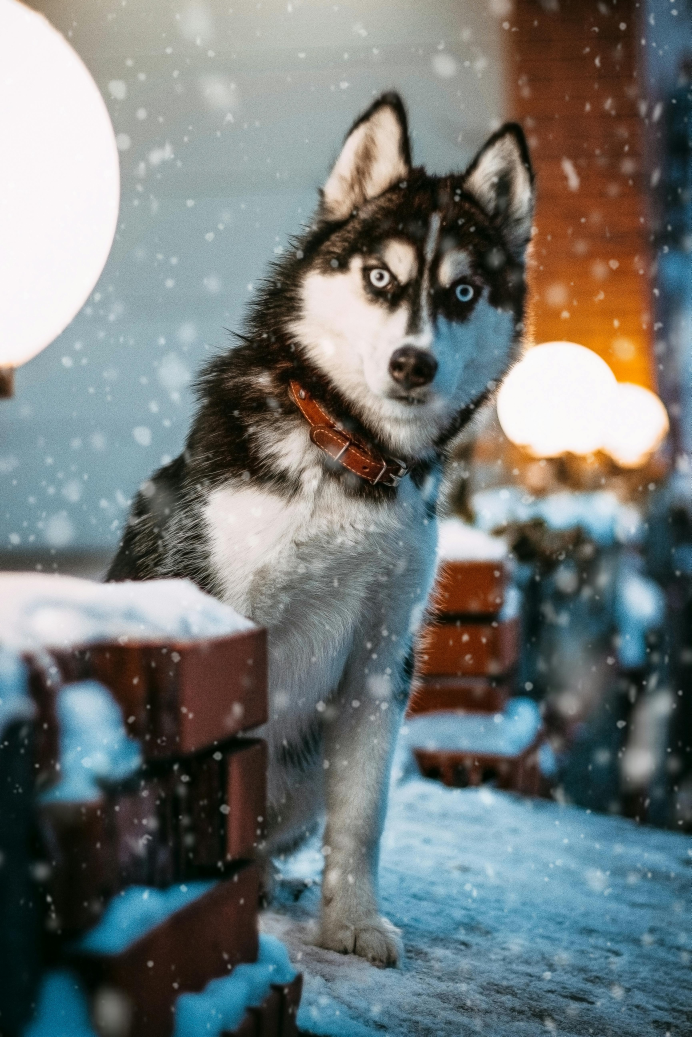
#> input picture Clustering/animals/dog15.jpg, 3456 x 5184 px, found by its file name (shown at 1/5 size)
$ jupyter execute openCV_Basics.ipynb
#> lines starting #> are read from the running program, lines starting #| are printed output that depends on the picture; after the words box and inside, x2 and y2 are one past the last pixel; in counts of white or black regions, pixels touching at a corner belong together
[cell 1]
import cv2 as cv
import numpy as np
import matplotlib.pyplot as plt

[cell 2]
def readImage(loc):
    img = cv.imread(loc)
#> img is the input picture: shape (5184, 3456, 3); mean B, G, R 118.9, 119.9, 114.6
    i = cv.resize(img, (475, 650))
    return i

[cell 3]
def showImage(img, title):
    cv.imshow(title, img)
    cv.waitKey(0)
    cv.destroyAllWindows()

image = readImage('E:\\progamming\\Machine learning\\internship\\Clustering\\animals\\dog15.jpg')
showImage(image, "DOGGO")

[cell 4]
def BGR(img):
    blue = img.copy()
    green = img.copy()
    red = img.copy()

    blue[:, :, 1:] = 0
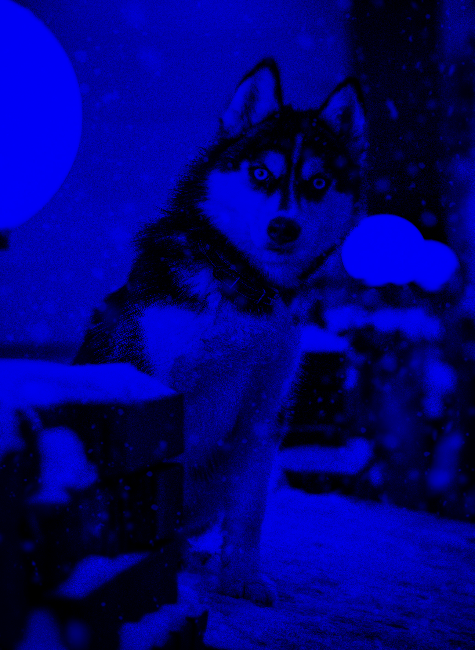
#> blue: shape (650, 475, 3); mean B, G, R 118.8, 0, 0
    green[:, :, 0] = 0
    green[:, :, 2] = 0
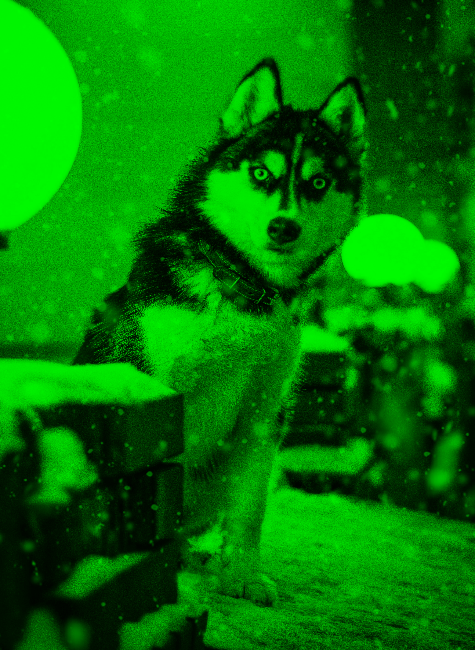
#> green: shape (650, 475, 3); mean B, G, R 0, 119.8, 0
    red[:, :, :2] = 0
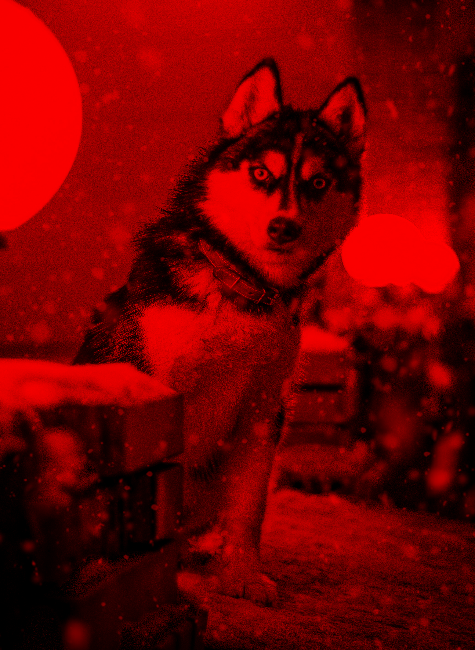
#> red: shape (650, 475, 3); mean B, G, R 0, 0, 114.5

    img = np.hstack([blue,green,red])
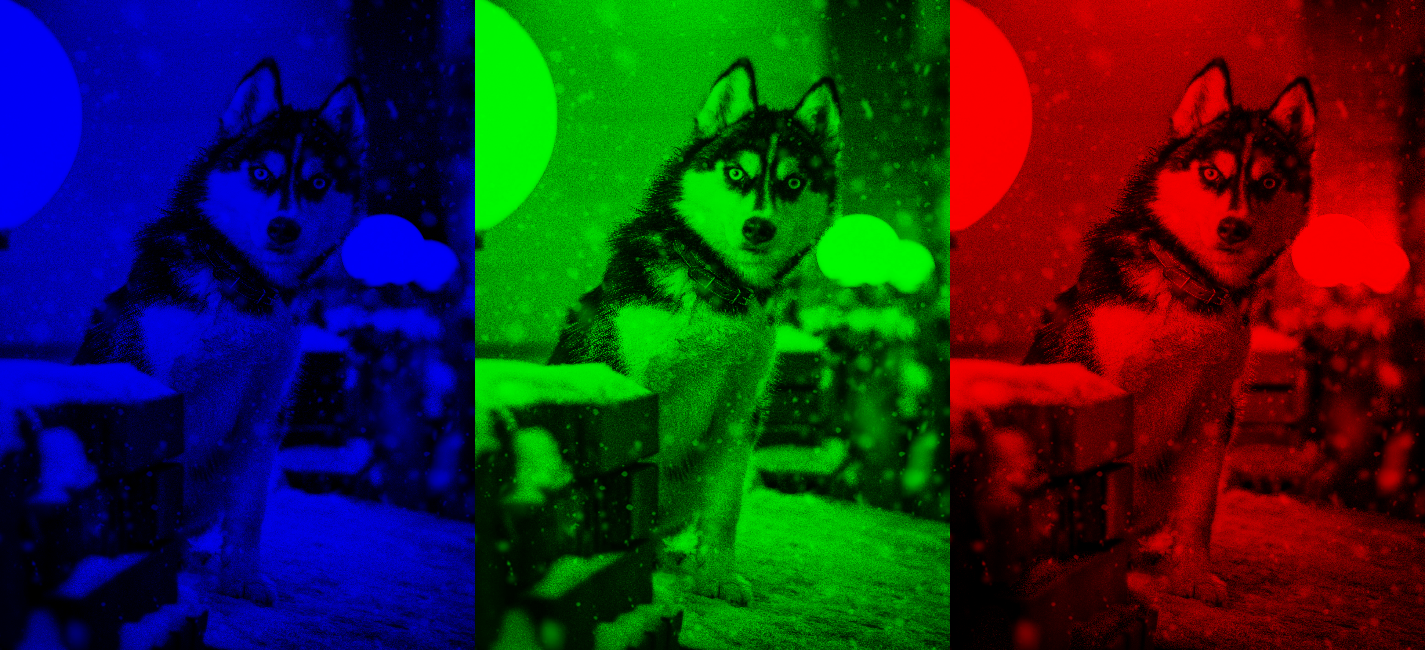
#> img: shape (650, 1425, 3); mean B, G, R 39.6, 39.9, 38.2
    return img

rgbImg = BGR(image)
showImage(rgbImg, "RGB Channels")

[cell 5]
def gray(img):
    i_gray = cv.cvtColor(img, cv.COLOR_BGR2GRAY)
    return i_gray

grayImg = gray(image)
showImage(grayImg, "Gray Image")

[cell 6]
def showHistogram(img, eqIMG):
    plt.figure()
    plt.title("Histogram Comparison")
    plt.xlabel("Intensity Value")
    plt.ylabel("Pixel Count")

    plt.hist(img.ravel(), 256, [0, 256], label='Original', color='red', alpha=0.75)
    plt.hist(eqIMG.ravel(), 256, [0, 256], label='Equalized', color='blue', alpha=0.5)
    plt.legend()
    plt.show()

[cell 7]
def eqHist(img):
    EQimg = cv.equalizeHist(img)
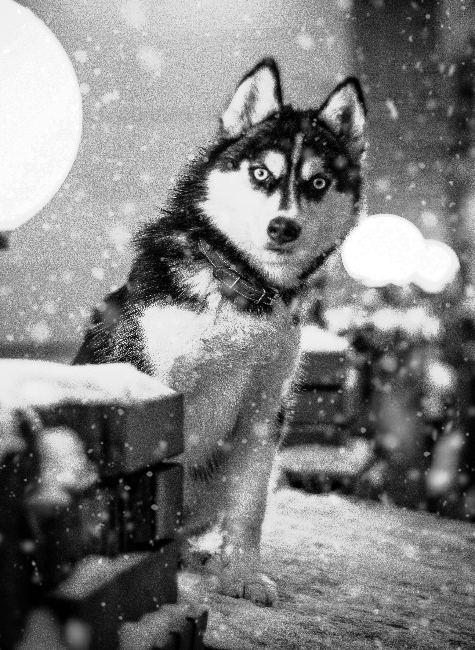
#> EQimg: shape (650, 475); min 0, max 255, mean 128.1
    img2 = np.hstack([img, EQimg])
    return img2

# [4 lines of commented-out code are left out]


equalized = eqHist(grayImg)
# normal = normalizeHist(grayImg)
showHistogram(grayImg, equalized)
#> in showHistogram, `plt.show()`:
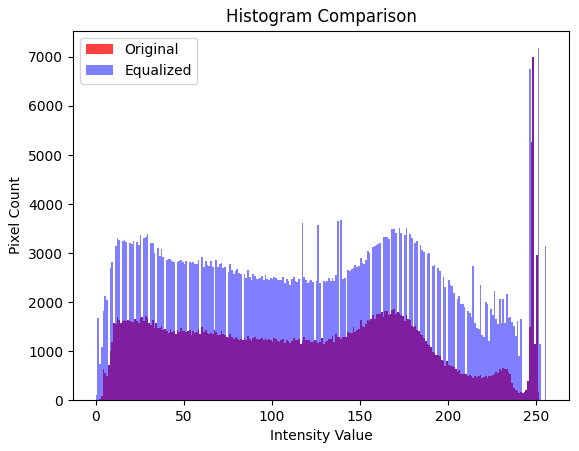
#> figure drawn by matplotlib, 1 panel; tallest bar 7005 high, from x = 248 to 249; tallest bar 7178 high, from x = 251 to 252
showImage(equalized, "Equalized Gray Image")
# showImage(normal, "Normal Image")

[cell 8]
def brightORdark(img):
    M = np.ones(img.shape, dtype='uint8') * 100
    brighter = cv.add(img, M)
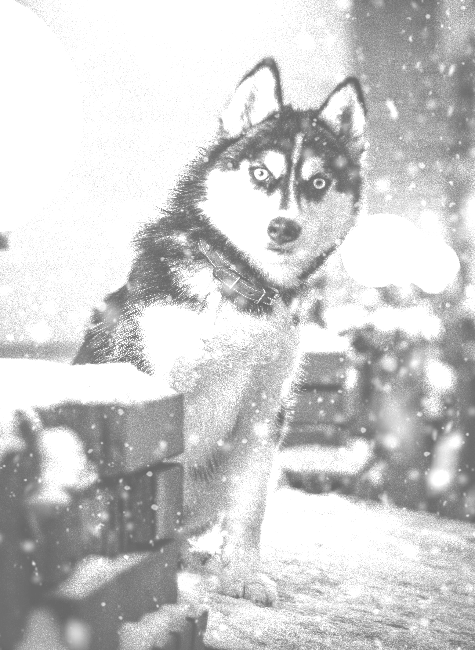
#> brighter: shape (650, 475); min 101, max 255, mean 204
    darker = cv.subtract(img, M)
    img2 = np.hstack([img, brighter, darker])
#> img2: shape (650, 1425)

    return img2

imggg = brightORdark(grayImg)
showImage(imggg, "Bright & Dark Image")

[cell 9]
def negative(img):
    M = np.ones(img.shape, dtype='uint8') * 255
    neg = cv.subtract(M, img)
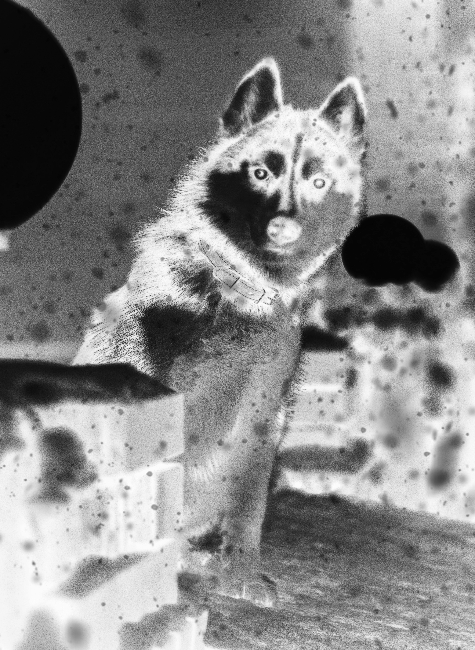
#> neg: shape (650, 475); min 3, max 254, mean 136.9
#> M: shape (650, 475); every value is 255
    img2 = np.hstack([img, neg])
#> img2: shape (650, 950)

    return img2

negImg = negative(grayImg)
showImage(negImg, "Negative Image")

[cell 10]
def threshold(img):
    _, thresholded_image = cv.threshold(img, 145, 255, cv.THRESH_BINARY)
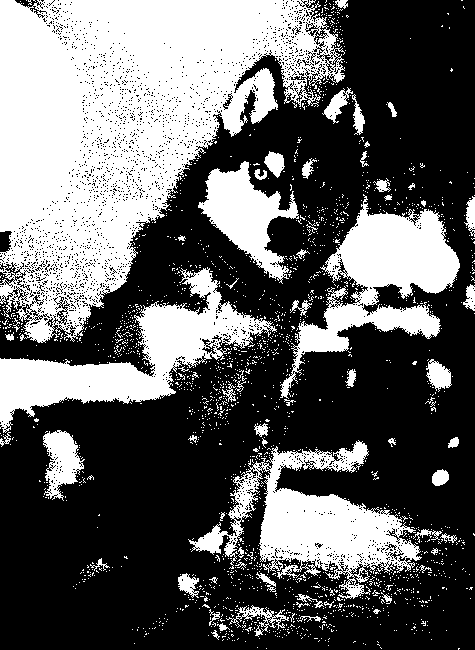
#> thresholded_image: shape (650, 475); 38.6% white; 1957 white regions (1895 under 20 px), largest, box (x1, y1, x2, y2) and area: (0, 0, 345, 343) 63922, (188, 440, 422, 599) 13289, (0, 267, 277, 433) 13168
    img2 = np.hstack([img, thresholded_image])
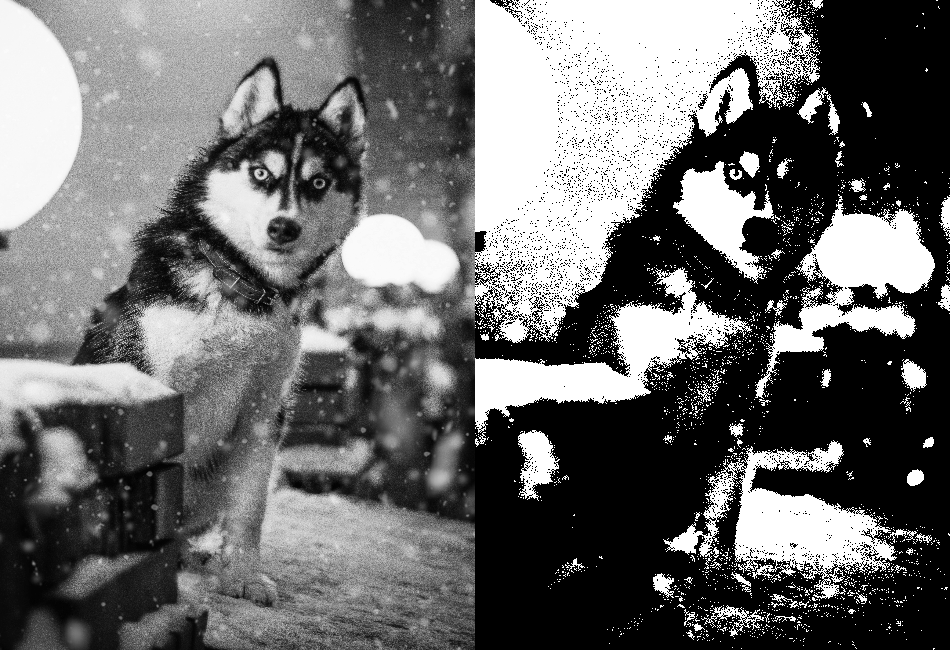
#> img2: shape (650, 950); min 0, max 255, mean 108.3

    return img2

thImg = threshold(grayImg)
showImage(thImg, "Threshold Image")

$ run again, with Clustering/animals/dog1.jpg copied over Clustering/animals/dog15.jpg
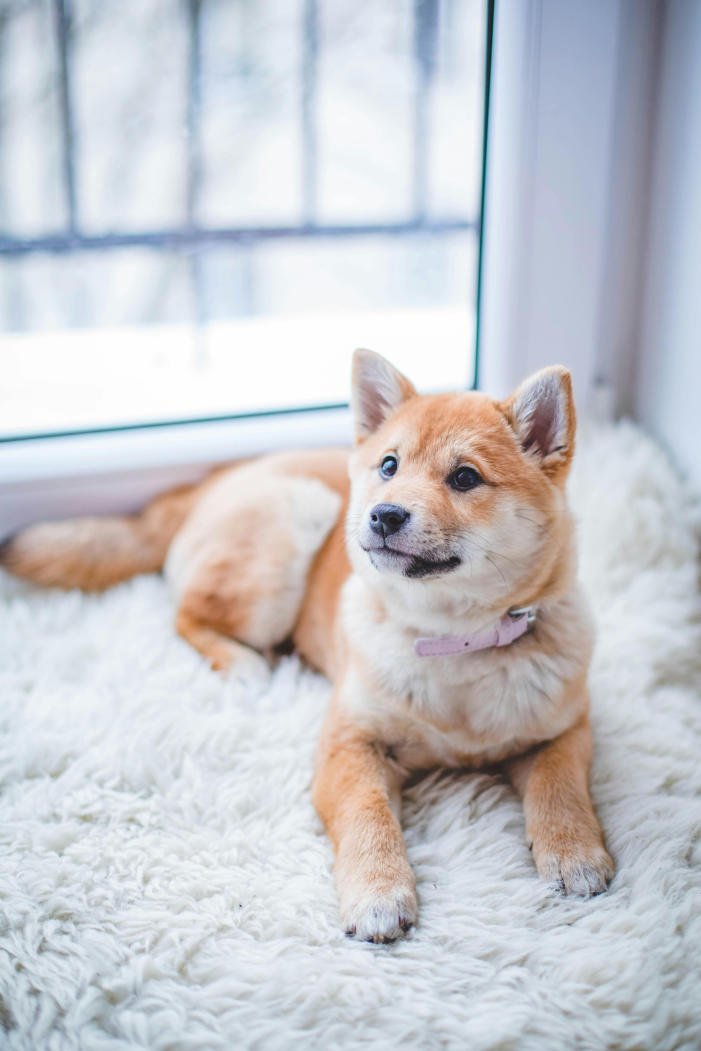
#> input picture Clustering/animals/dog1.jpg, 4204 x 6306 px, found by its file name (shown at 1/6 size)
#> in readImage, img is the input picture: shape (6306, 4204, 3); mean B, G, R 205.5, 200.6, 199.4
#> img: shape (650, 1425, 3)
#> M: shape (650, 475); every value is 255
#> in threshold, `_, thresholded_image = cv.threshold(img, 145, 255, cv.THRESH_BINARY)`:
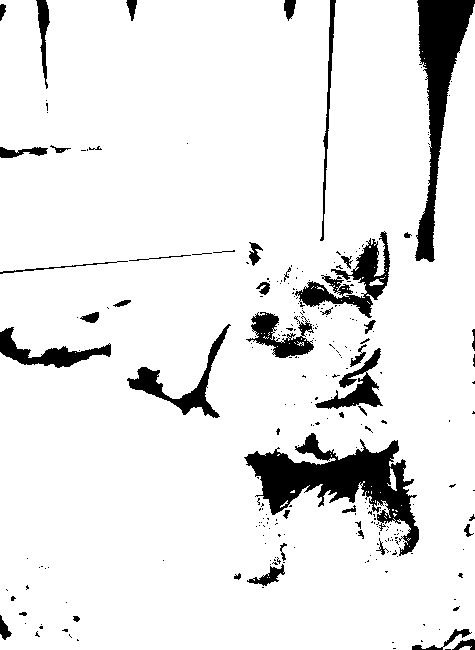
#> thresholded_image: shape (650, 475); 91.2% white; 274 black regions (226 under 20 px), largest, box (x1, y1, x2, y2) and area: (244, 433, 419, 556) 7741, (415, 0, 475, 262) 5754, (295, 231, 390, 318) 2532
#> in threshold, `img2 = np.hstack([img, thresholded_image])`:
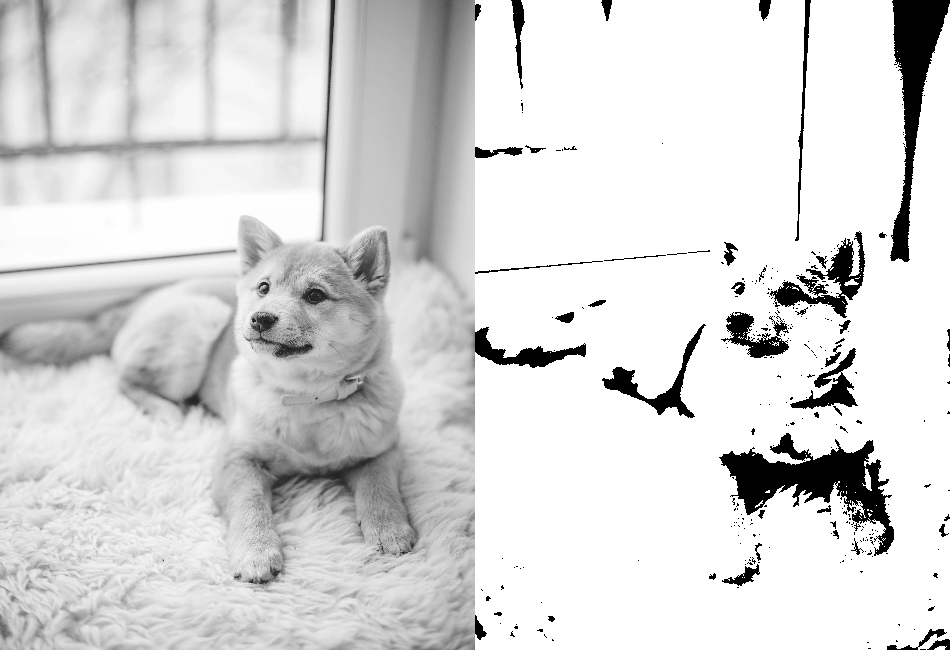
#> img2: shape (650, 950); min 0, max 255, mean 216.6

$ run again, with Clustering/animals/dog10.jpg copied over Clustering/animals/dog15.jpg
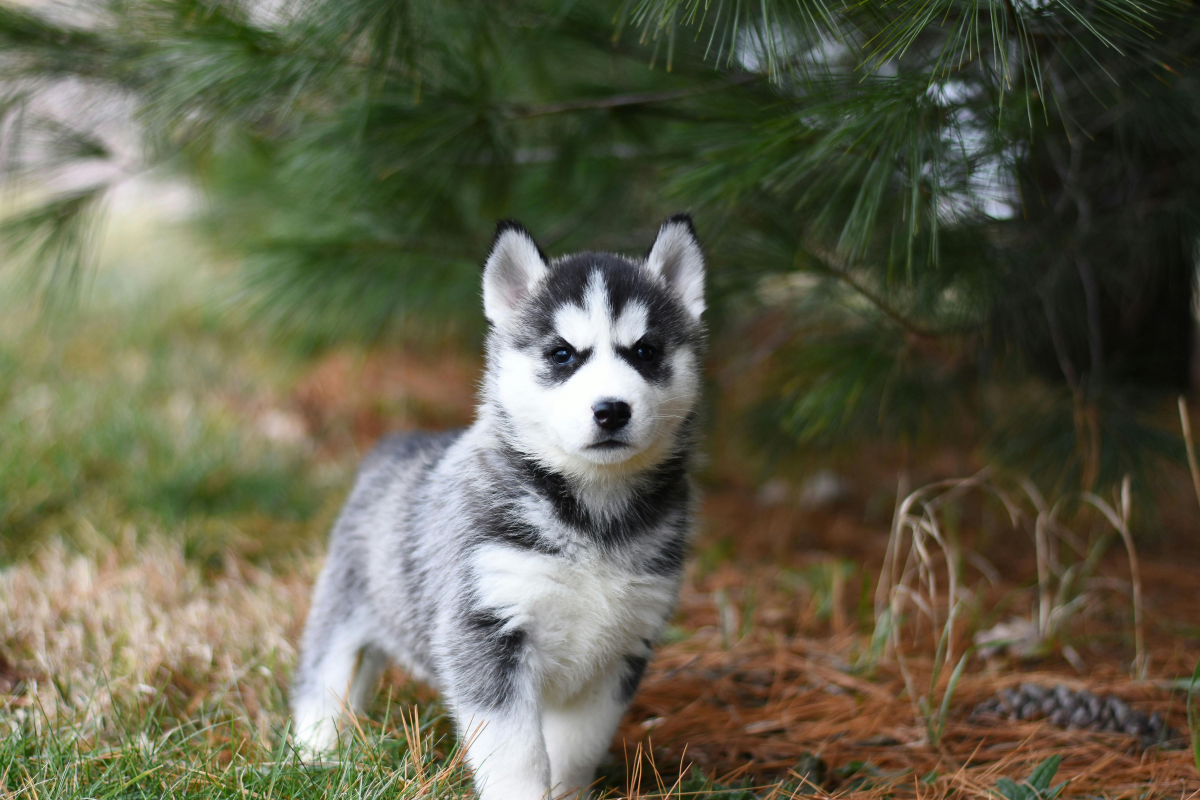
#> input picture Clustering/animals/dog10.jpg, 6000 x 4000 px, found by its file name (shown at 1/5 size)
#> in readImage, img is the input picture: shape (4000, 6000, 3); mean B, G, R 75, 96.2, 97.2
#> img: shape (650, 1425, 3)
#> M: shape (650, 475); every value is 255
#> thresholded_image: shape (650, 475); 18.9% white; 599 white regions (543 under 20 px), largest, box (x1, y1, x2, y2) and area: (0, 188, 267, 650) 39248, (0, 64, 97, 265) 9855, (0, 190, 23, 282) 1207
#> in threshold, `img2 = np.hstack([img, thresholded_image])`:
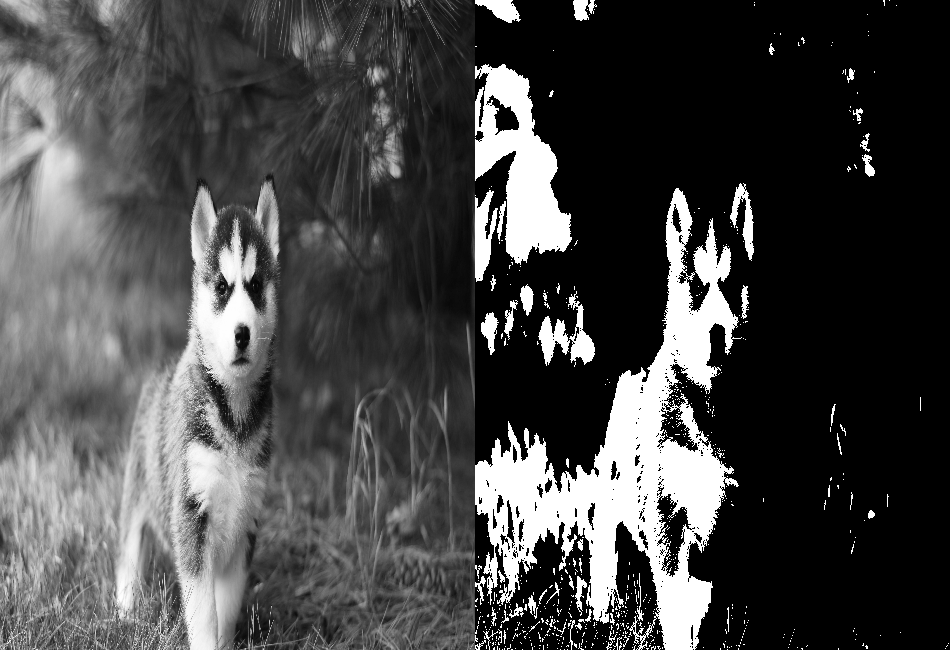
#> img2: shape (650, 950); min 0, max 255, mean 71.1
